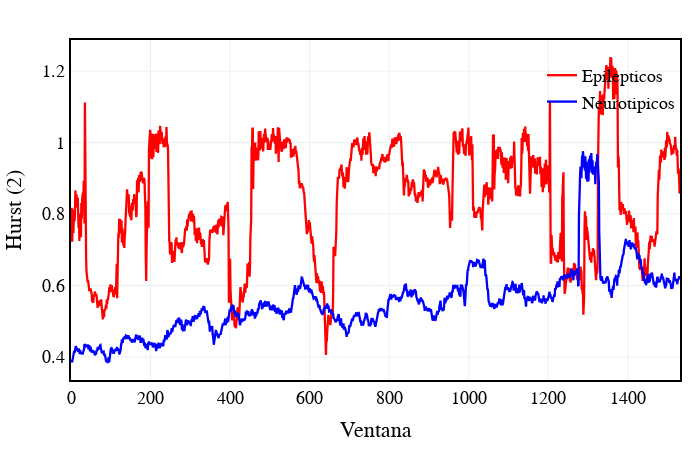

Here is the notebook cell this chart was saved with:
### Code cell
import plotly.graph_objects as go

canal = 2


df_HurstC,df_HurstS = Hv_a_df(HvCP),Hv_a_df(HvSP)
plotC,plotS = df_HurstC[str(canal)][0:1532],df_HurstS[str(canal)][0:1532]

fig = go.Figure()
   
fig.add_trace(go.Scatter(x= np.arange(len(plotC)),y= plotC, mode='lines',name='Epilepticos',line_color='red',line_width=2.3))
fig.add_trace(go.Scatter(x= np.arange(len(plotS)),y= plotS, mode='lines',name='Neurotipicos',line_color='blue',line_width=2.3))

estetica(fig, h=450,w=700,x_name= 'Ventana',y_name='Hurst (2)')
fig.show()

### Figure 1 — Plotly figure (JSON) as saved in the notebook; plotly's stock layout.template omitted (floating-point values rounded to 4 significant figures; data arrays with more than 128 entries replaced by an {"elided": "..."} marker saying what was removed)
{"data": [{"line": {"color": "red", "width": 2.3}, "mode": "lines", "name": "Epilepticos", "type": "scatter", "x": {"elided": "1532 int values"}, "y": {"elided": "1532 float values"}}, {"line": {"color": "blue", "width": 2.3}, "mode": "lines", "name": "Neurotipicos", "type": "scatter", "x": {"elided": "1532 int values"}, "y": {"elided": "1532 float values"}}], "layout": {"autosize": false, "font": {"color": "Black", "family": "Arial", "size": 18}, "height": 450, "legend": {"bgcolor": "rgba(255,255,255,0)", "font": {"size": 18}, "orientation": "v", "x": 1, "xanchor": "right", "y": 0.95, "yanchor": "top"}, "margin": {"b": 20, "l": 20, "r": 20, "t": 40}, "plot_bgcolor": "white", "title": {"font": {"size": 20}, "text": ""}, "width": 700, "xaxis": {"linecolor": "black", "linewidth": 2, "mirror": true, "showgrid": true, "showline": true, "title": {"text": "Ventana"}}, "yaxis": {"linecolor": "black", "linewidth": 2, "mirror": true, "showgrid": true, "showline": true, "title": {"text": "Hurst (2)"}}}}
